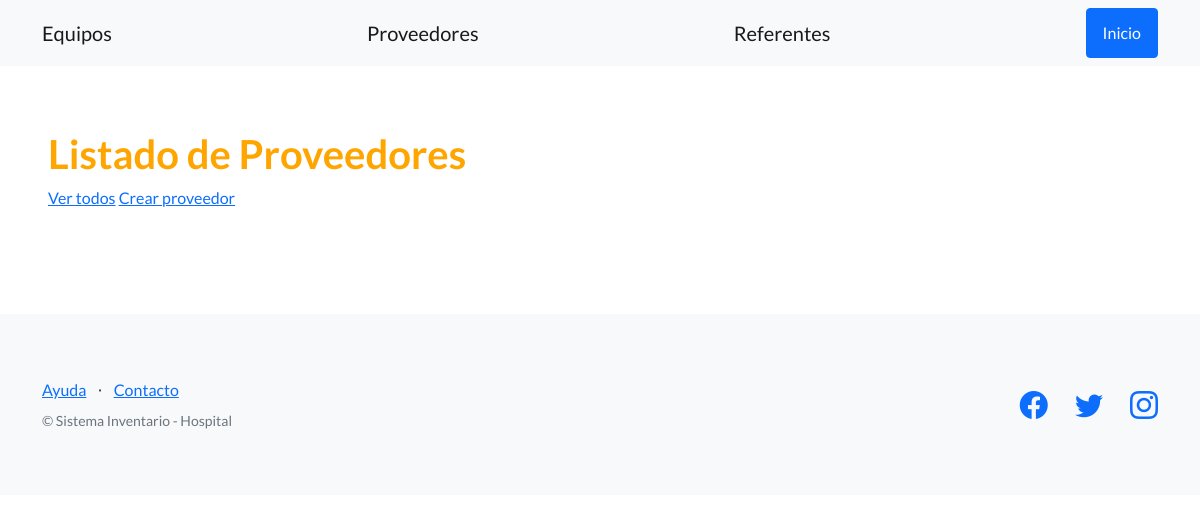
Page /equipos/lista-proveedores/ on the earlier database version.
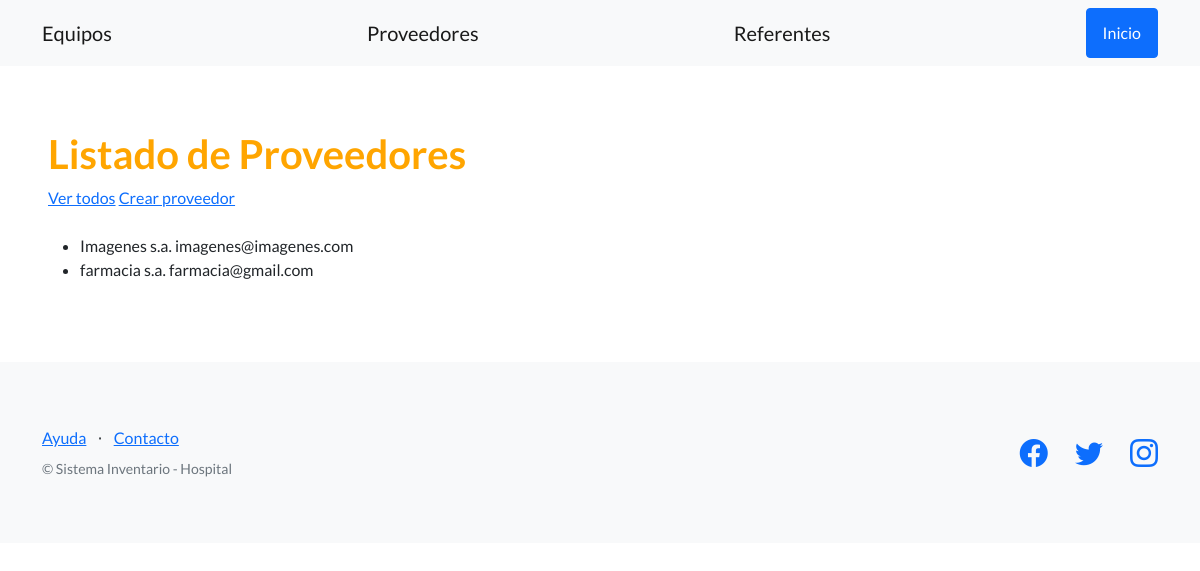
Same page on the later database version.
### equipos/models.py (models this page shows)
class proveedores (models.Model):
    nombre = models.CharField(max_length=128)
    contacto = models.CharField(max_length=256)
    datos_adicionales = models.CharField(max_length=256)

### equipos/views.py (the view)
# urls.py: path("lista-proveedores/", lista_proveedores, name="lista_proveedores"),
def lista_proveedores(request):
    contexto = {
        "proveedores": proveedores.objects.all(),
    }
    http_response = render(
        request=request,
        template_name='equipos/lista_proveedores.html',
        context=contexto,
    )
    return http_response

### templates/equipos/lista_proveedores.html (shortened to what this page needs)
{% extends "base.html" %}
{% block contenido %}
    <h1 style="color:orange;">Listado de Proveedores</h1>
    <a href="{% url 'lista_proveedores' %}">Ver todos</a>
    <a href="{% url 'cargar_proveedores' %}">Crear proveedor</a>
    <br><br>
    <ul>
        {% for proveedor in proveedores %}
        <li>
            <td>{{proveedor.nombre}}</td>
            <td>{{proveedor.contacto}}</td>
        </li>
        {% endfor %}
    </ul>
{% endblock contenido %}

Differences in the rows shown:
added proveedores: nombre "Imagenes s.a.", contacto "imagenes@imagenes.com"
added proveedores: nombre "farmacia s.a.", contacto "farmacia@gmail.com"
